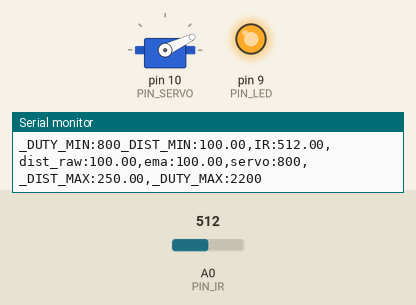
Recording of a sketch running on a simulated Arduino Uno, built with avr-gcc and run on an emulated ATmega328P. Parts: servo, output pins drawn as LEDs (lit = HIGH), the last lines printed to the serial monitor. The test bench sets the inputs (shaded band); at power-on: A0 (PIN_IR) = 512.

Above: at 1.2 s.
1.3 s: A0 (PIN_IR) set to 306
At 2.8 s:
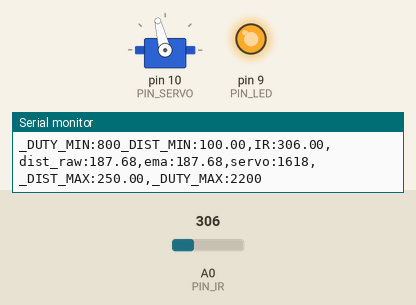
Timing chart, 0 to 4.3 s (numbered marks = the images above; inputs shaded):
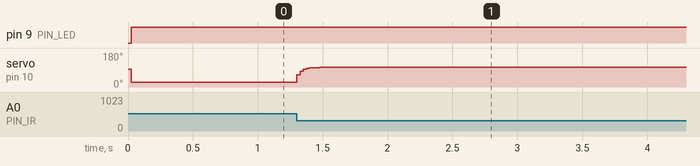

The sketch:

17_example_3.ino
```cpp
#include <Servo.h>

// Arduino pin assignment

#define PIN_IR    A0         // IR sensor at Pin A0
#define PIN_LED   9
#define PIN_SERVO 10

#define _DUTY_MIN 800  // servo full clock-wise position (0 degree)
#define _DUTY_NEU 1500  // servo neutral position (90 degree)
#define _DUTY_MAX 2200  // servo full counter-clockwise position (180 degree)

#define _DIST_MIN  100.0   // minimum distance 100mm
#define _DIST_MAX  250.0   // maximum distance 250mm

#define _EMA_ALPHA  0.5    // for EMA Filter

#define LOOP_INTERVAL 25   // Loop Interval (unit: msec)

Servo myservo;
unsigned long last_loop_time;   // unit: msec

float dist_prev = _DIST_MIN;
float dist_ema = _DIST_MIN;

void setup()
{
  pinMode(PIN_LED, OUTPUT);

  myservo.attach(PIN_SERVO);
  myservo.writeMicroseconds(_DUTY_NEU);

  Serial.begin(1000000);    // 1,000,000 bps
}

void loop()
{
  unsigned long time_curr = millis();
  int duty;
  float a_value, dist_raw;

  // wait until next event time
  if (time_curr < (last_loop_time + LOOP_INTERVAL))
    return;
  last_loop_time += LOOP_INTERVAL;

  a_value = analogRead(PIN_IR);
  dist_raw = ((6762.0 / (a_value - 9.0)) - 4.0) * 10.0;
  if ((dist_raw < _DIST_MIN) || (dist_raw > _DIST_MAX))
      dist_raw = dist_prev;
  else
      dist_prev = dist_raw;


  if (dist_raw >= _DIST_MIN || dist_raw <= _DIST_MAX) {
    digitalWrite(PIN_LED, 1);
  } else {
    digitalWrite(PIN_LED, 0);
  }
  // Put range Filter code here (_DIST_MIN ~ _DIST_MAX)
  // and turn on LED if the distance is in the range
//    if ((dist_raw == 0.0) || (dist_raw > _DIST_MAX)) {
//    digitalWrite(PIN_LED, 1);       // LED OFF
//  } else if (dist_raw < _DIST_MIN) {
//    digitalWrite(PIN_LED, 1);       // LED OFF
//  } else {    // In desired Range
//    digitalWrite(PIN_LED, 0);       // LED ON
//  }


  dist_ema = dist_raw * _EMA_ALPHA + dist_ema * (1 - _EMA_ALPHA);

  //duty = map(dist_ema, _DIST_MIN, _DIST_MAX, _DUTY_MIN, _DUTY_MAX);
  duty = _DUTY_MIN + ((dist_ema - _DIST_MIN) / (_DIST_MAX - _DIST_MIN)) * (_DUTY_MAX - _DUTY_MIN);
  myservo.writeMicroseconds(duty);

  Serial.print("_DUTY_MIN:");  Serial.print(_DUTY_MIN);
  Serial.print("_DIST_MIN:");  Serial.print(_DIST_MIN);
  Serial.print(",IR:");        Serial.print(a_value);
  Serial.print(",dist_raw:");  Serial.print(dist_raw);
  Serial.print(",ema:");       Serial.print(dist_ema);
  Serial.print(",servo:");     Serial.print(duty);
  Serial.print(",_DIST_MAX:"); Serial.print(_DIST_MAX);
  Serial.print(",_DUTY_MAX:"); Serial.print(_DUTY_MAX);
  Serial.println("");
}
```

Measured:
- after the input at 1.3 s, servo on pin 10 (PIN_SERVO): 25° → 104° at once
